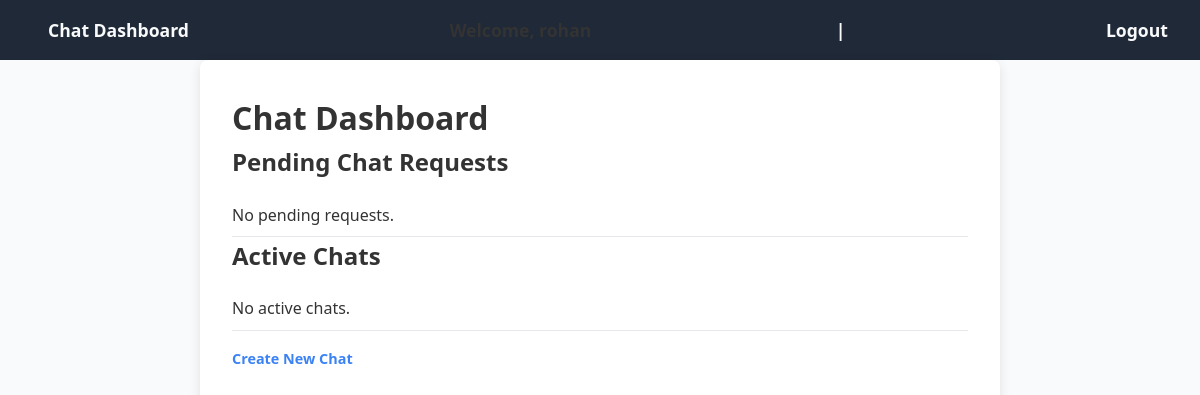
Page /chat/ (signed in) on the earlier database version.
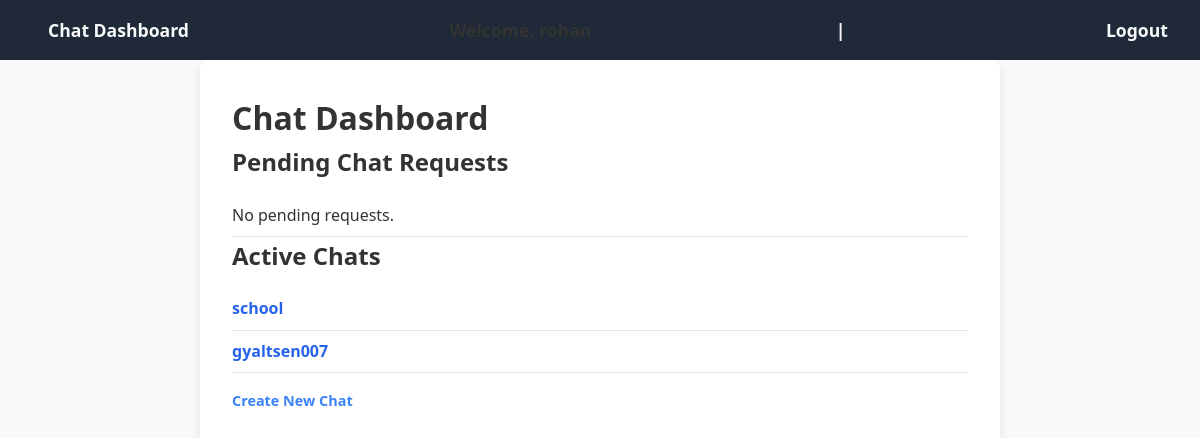
Same page on the later database version.
### Chat/models.py (models this page shows, shortened)
class Chat(models.Model):
    name = models.CharField(max_length=255, blank=True, null=True)
    is_group = models.BooleanField(default=False)
    created_at = models.DateTimeField(auto_now_add=True)

### Chat/views.py (the view)
# urls.py: path("chat/", chat_dashboard, name="chat-page"),
@login_required
def chat_dashboard(request):
    user = request.user
    chat_ids = ChatParticipant.objects.filter(user=user).values_list('chat_id', flat=True)
    chats = Chat.objects.filter(id__in=chat_ids)
    for chat in chats:
        if not chat.is_group:
            participants = ChatParticipant.objects.filter(chat=chat).exclude(user=user)
            chat.other_user = participants.first().user if participants.exists() else None
        else:
            chat.other_user = None  # groups have no single other_user
    chat_requests = ChatRequest.objects.filter(to_users=user, accepted=False)
    context = {
        'chats': chats,
        'chat_requests': chat_requests,
    }
    return render(request, 'Chat/chatDashboardPage.html', context)

### Chat/templates/Chat/chatDashboardPage.html
{% extends "Chat/basePage.html" %} {% block content %}
<h1>Chat Dashboard</h1>
<h2>Pending Chat Requests</h2>
<ul>
  {% for req in chat_requests %}
  <li>
    From: {{ req.from_user.username }}
    <a href="{% url 'accept-chat' req.id %}">Accept</a>
  </li>
  {% empty %}
  <li>No pending requests.</li>
  {% endfor %}
</ul>
<h2>Active Chats</h2>
<ul>
  {% for chat in chats %} {% if chat.id %}
  <li>
    <a href="{% url 'chat-detail' chat.id %}">
      {% if chat.is_group %} {{ chat.name }} {% else %} {% if chat.other_user %}
      {{ chat.other_user.username }} {% else %} Unnamed Chat {% endif %}
    </a>
  </li>
  {% endif %} {% endif %} {% empty %}
  <li>No active chats.</li>
  {% endfor %}
</ul>
<p><a href="{% url 'create-chat' %}">Create New Chat</a></p>
{% endblock %}

### Chat/templates/Chat/basePage.html (shortened to what this page needs)
<!DOCTYPE html>
<html lang="en">
  <head>
    {% load static %}
    <link rel="stylesheet" href="{% static 'css/style.css' %}" />
  </head>
  <body>
    <nav class="navbar">
      <a href="{% url 'chat-page' %}">Chat Dashboard</a>
      {% if user.is_authenticated %}
      <span>Welcome, {{ user.username }}</span> |
      <a href="{% url 'logout' %}">Logout</a>
      {% else %}
      <a href="{% url 'login' %}">Login</a> |
      <a href="{% url 'signup' %}">Sign Up</a>
      {% endif %}
    </nav>
    <main>{% block content %} {% endblock %}</main>
  </body>
</html>

### Chat/static/css/style.css (style rules this page uses)
* { box-sizing: border-box; margin: 0; padding: 0; font-family: "Segoe UI", Tahoma, Geneva, Verdana, sans-serif; color: #333; }
body { background-color: #f9fafb; line-height: 1.6; min-height: 100vh; display: flex; flex-direction: column; font-size: 16px; }
.navbar { background-color: #1f2937; color: #f9fafb; padding: 1rem 2rem; display: flex; justify-content: space-between; align-items: center; font-weight: 600; font-size: 1.1rem; }
.navbar a { color: #f9fafb; text-decoration: none; margin-left: 1rem; transition: color 0.2s ease-in-out; }
.navbar span { margin-left: 1rem; }
main { flex: 1; padding: 2rem; max-width: 800px; margin: 0 auto; width: 100%; background: #ffffff; border-radius: 8px; box-shadow: 0 3px 12px rgba(0, 0, 0, 0.1); }
p { margin-top: 1rem; font-size: 0.9rem; color: #6b7280; }
p a { color: #3b82f6; text-decoration: none; font-weight: 600; }
ul { list-style: none; margin-top: 0.8rem; }
ul li { padding: 0.5rem 0; border-bottom: 1px solid #e5e7eb; }
ul li a { color: #2563eb; font-weight: 600; text-decoration: none; transition: color 0.2s ease-in-out; }

Differences in the rows shown:
added Chat: name "school"
added Chat: other_user.username "gyaltsen007"
Other differences:
text no longer shown: "No active chats."
